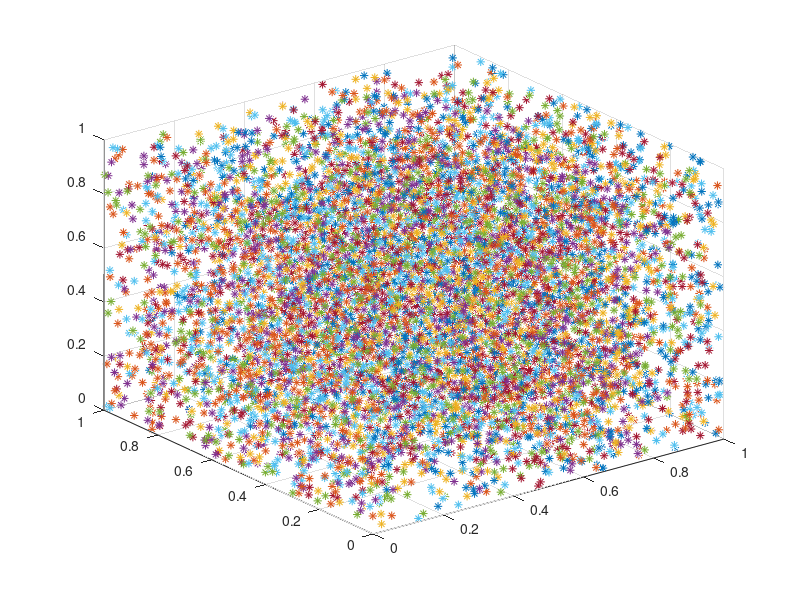

Here is the MATLAB script that generated this plot:
% 拉丁超立方采样的试验程序
% 每个维度都服从一个参数不同正态分布，每个维度都是独立的。
clear; clc; close all;

% Mu = [0 0];
% Sigma = [1 1];
% SIGMA must be a square matrix with size equal to the number of columns in MU, or a row vector with length equal to the number of columns in MU.
% 虽然系统这么提示，但是CovarianceMatrix直接用p*1维向量不行
% CovarianceMatrix = Sigma;
% CovarianceMatrix = diag(CovarianceMatrix);		% 转换为对角矩阵
N = 100;                            			% 样本点数目
X1 = rand(1,100);
X2 = rand(1,100);
% X = lhsnorm(Mu, CovarianceMatrix, N);			% 调用函数
z = rand(100,100);
figure
% plot3(X(:,1),X(:,2),z,'*')
plot3(X1,X2,z,'*')
grid on